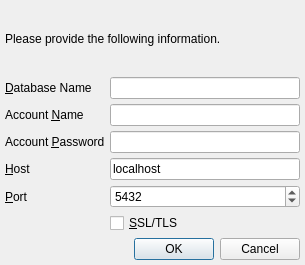
<?xml version="1.0" encoding="UTF-8"?>
<ui version="4.0">
 <class>postgresqlconnect</class>
 <widget class="QDialog" name="postgresqlconnect">
  <property name="geometry">
   <rect>
    <x>0</x>
    <y>0</y>
    <width>305</width>
    <height>265</height>
   </rect>
  </property>
  <property name="windowIcon">
   <iconset resource="../Icons/icons.qrc">
    <normaloff>:/Logo/spoton-logo.png</normaloff>:/Logo/spoton-logo.png</iconset>
  </property>
  <layout class="QVBoxLayout" name="verticalLayout">
   <property name="spacing">
    <number>5</number>
   </property>
   <property name="margin">
    <number>5</number>
   </property>
   <item>
    <widget class="QLabel" name="message">
     <property name="text">
      <string>Please provide the following information.</string>
     </property>
    </widget>
   </item>
   <item>
    <layout class="QGridLayout" name="gridLayout">
     <property name="spacing">
      <number>5</number>
     </property>
     <item row="5" column="1">
      <layout class="QHBoxLayout" name="horizontalLayout">
       <property name="spacing">
        <number>5</number>
       </property>
       <item>
        <widget class="QCheckBox" name="ssltls">
         <property name="text">
          <string>&amp;SSL/TLS</string>
         </property>
        </widget>
       </item>
       <item>
        <spacer name="horizontalSpacer">
         <property name="orientation">
          <enum>Qt::Horizontal</enum>
         </property>
         <property name="sizeHint" stdset="0">
          <size>
           <width>40</width>
           <height>20</height>
          </size>
         </property>
        </spacer>
       </item>
      </layout>
     </item>
     <item row="0" column="0">
      <widget class="QLabel" name="label_4">
       <property name="text">
        <string>&amp;Database Name</string>
       </property>
       <property name="buddy">
        <cstring>database</cstring>
       </property>
      </widget>
     </item>
     <item row="0" column="1">
      <widget class="QLineEdit" name="database"/>
     </item>
     <item row="1" column="0">
      <widget class="QLabel" name="label">
       <property name="text">
        <string>Account &amp;Name</string>
       </property>
       <property name="buddy">
        <cstring>name</cstring>
       </property>
      </widget>
     </item>
     <item row="1" column="1">
      <widget class="QLineEdit" name="name"/>
     </item>
     <item row="2" column="0">
      <widget class="QLabel" name="label_2">
       <property name="text">
        <string>Account &amp;Password</string>
       </property>
       <property name="buddy">
        <cstring>password</cstring>
       </property>
      </widget>
     </item>
     <item row="2" column="1">
      <widget class="QLineEdit" name="password">
       <property name="echoMode">
        <enum>QLineEdit::Password</enum>
       </property>
      </widget>
     </item>
     <item row="3" column="0">
      <widget class="QLabel" name="label_3">
       <property name="text">
        <string>&amp;Host</string>
       </property>
       <property name="buddy">
        <cstring>host</cstring>
       </property>
      </widget>
     </item>
     <item row="3" column="1">
      <widget class="QLineEdit" name="host">
       <property name="text">
        <string>localhost</string>
       </property>
      </widget>
     </item>
     <item row="4" column="0">
      <widget class="QLabel" name="label_5">
       <property name="text">
        <string>&amp;Port</string>
       </property>
       <property name="buddy">
        <cstring>port</cstring>
       </property>
      </widget>
     </item>
     <item row="4" column="1">
      <widget class="QSpinBox" name="port">
       <property name="minimum">
        <number>1</number>
       </property>
       <property name="maximum">
        <number>65535</number>
       </property>
       <property name="value">
        <number>5432</number>
       </property>
      </widget>
     </item>
    </layout>
   </item>
   <item>
    <widget class="QDialogButtonBox" name="buttonBox">
     <property name="orientation">
      <enum>Qt::Horizontal</enum>
     </property>
     <property name="standardButtons">
      <set>QDialogButtonBox::Cancel|QDialogButtonBox::Ok</set>
     </property>
    </widget>
   </item>
  </layout>
 </widget>
 <tabstops>
  <tabstop>database</tabstop>
  <tabstop>name</tabstop>
  <tabstop>password</tabstop>
  <tabstop>host</tabstop>
  <tabstop>port</tabstop>
  <tabstop>ssltls</tabstop>
 </tabstops>
 <resources>
  <include location="../Icons/icons.qrc"/>
 </resources>
 <connections>
  <connection>
   <sender>buttonBox</sender>
   <signal>accepted()</signal>
   <receiver>postgresqlconnect</receiver>
   <slot>accept()</slot>
   <hints>
    <hint type="sourcelabel">
     <x>248</x>
     <y>254</y>
    </hint>
    <hint type="destinationlabel">
     <x>157</x>
     <y>274</y>
    </hint>
   </hints>
  </connection>
  <connection>
   <sender>buttonBox</sender>
   <signal>rejected()</signal>
   <receiver>postgresqlconnect</receiver>
   <slot>reject()</slot>
   <hints>
    <hint type="sourcelabel">
     <x>316</x>
     <y>260</y>
    </hint>
    <hint type="destinationlabel">
     <x>286</x>
     <y>274</y>
    </hint>
   </hints>
  </connection>
 </connections>
</ui>
